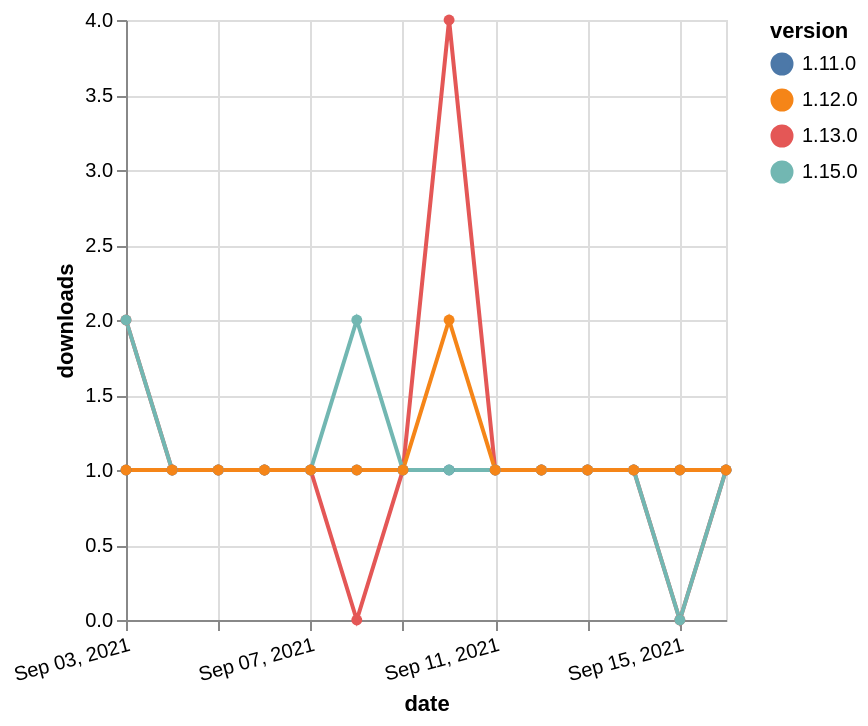

Vega-Lite specification for this chart:
### Vega-Lite specification from a JSON file in a GitHub repository (floating-point values rounded to 4 significant figures)
{"$schema": "https://vega.github.io/schema/vega-lite/v5.json", "description": "A simple bar chart with embedded data.", "data": {"values": [{"date": "2021-09-03", "total": 215, "delta": 1, "version": "1.11.0"}, {"date": "2021-09-04", "total": 216, "delta": 1, "version": "1.11.0"}, {"date": "2021-09-05", "total": 217, "delta": 1, "version": "1.11.0"}, {"date": "2021-09-06", "total": 218, "delta": 1, "version": "1.11.0"}, {"date": "2021-09-07", "total": 219, "delta": 1, "version": "1.11.0"}, {"date": "2021-09-08", "total": 220, "delta": 1, "version": "1.11.0"}, {"date": "2021-09-09", "total": 221, "delta": 1, "version": "1.11.0"}, {"date": "2021-09-10", "total": 222, "delta": 1, "version": "1.11.0"}, {"date": "2021-09-11", "total": 223, "delta": 1, "version": "1.11.0"}, {"date": "2021-09-12", "total": 224, "delta": 1, "version": "1.11.0"}, {"date": "2021-09-13", "total": 225, "delta": 1, "version": "1.11.0"}, {"date": "2021-09-14", "total": 226, "delta": 1, "version": "1.11.0"}, {"date": "2021-09-15", "total": 227, "delta": 1, "version": "1.11.0"}, {"date": "2021-09-16", "total": 228, "delta": 1, "version": "1.11.0"}, {"date": "2021-09-03", "total": 294, "delta": 2, "version": "1.13.0"}, {"date": "2021-09-04", "total": 295, "delta": 1, "version": "1.13.0"}, {"date": "2021-09-05", "total": 296, "delta": 1, "version": "1.13.0"}, {"date": "2021-09-06", "total": 297, "delta": 1, "version": "1.13.0"}, {"date": "2021-09-07", "total": 298, "delta": 1, "version": "1.13.0"}, {"date": "2021-09-08", "total": 298, "delta": 0, "version": "1.13.0"}, {"date": "2021-09-09", "total": 299, "delta": 1, "version": "1.13.0"}, {"date": "2021-09-10", "total": 303, "delta": 4, "version": "1.13.0"}, {"date": "2021-09-11", "total": 304, "delta": 1, "version": "1.13.0"}, {"date": "2021-09-12", "total": 305, "delta": 1, "version": "1.13.0"}, {"date": "2021-09-13", "total": 306, "delta": 1, "version": "1.13.0"}, {"date": "2021-09-14", "total": 307, "delta": 1, "version": "1.13.0"}, {"date": "2021-09-15", "total": 307, "delta": 0, "version": "1.13.0"}, {"date": "2021-09-16", "total": 308, "delta": 1, "version": "1.13.0"}, {"date": "2021-09-03", "total": 113, "delta": 2, "version": "1.15.0"}, {"date": "2021-09-04", "total": 114, "delta": 1, "version": "1.15.0"}, {"date": "2021-09-05", "total": 115, "delta": 1, "version": "1.15.0"}, {"date": "2021-09-06", "total": 116, "delta": 1, "version": "1.15.0"}, {"date": "2021-09-07", "total": 117, "delta": 1, "version": "1.15.0"}, {"date": "2021-09-08", "total": 119, "delta": 2, "version": "1.15.0"}, {"date": "2021-09-09", "total": 120, "delta": 1, "version": "1.15.0"}, {"date": "2021-09-10", "total": 121, "delta": 1, "version": "1.15.0"}, {"date": "2021-09-11", "total": 122, "delta": 1, "version": "1.15.0"}, {"date": "2021-09-12", "total": 123, "delta": 1, "version": "1.15.0"}, {"date": "2021-09-13", "total": 124, "delta": 1, "version": "1.15.0"}, {"date": "2021-09-14", "total": 125, "delta": 1, "version": "1.15.0"}, {"date": "2021-09-15", "total": 125, "delta": 0, "version": "1.15.0"}, {"date": "2021-09-16", "total": 126, "delta": 1, "version": "1.15.0"}, {"date": "2021-09-03", "total": 179, "delta": 1, "version": "1.12.0"}, {"date": "2021-09-04", "total": 180, "delta": 1, "version": "1.12.0"}, {"date": "2021-09-05", "total": 181, "delta": 1, "version": "1.12.0"}, {"date": "2021-09-06", "total": 182, "delta": 1, "version": "1.12.0"}, {"date": "2021-09-07", "total": 183, "delta": 1, "version": "1.12.0"}, {"date": "2021-09-08", "total": 184, "delta": 1, "version": "1.12.0"}, {"date": "2021-09-09", "total": 185, "delta": 1, "version": "1.12.0"}, {"date": "2021-09-10", "total": 187, "delta": 2, "version": "1.12.0"}, {"date": "2021-09-11", "total": 188, "delta": 1, "version": "1.12.0"}, {"date": "2021-09-12", "total": 189, "delta": 1, "version": "1.12.0"}, {"date": "2021-09-13", "total": 190, "delta": 1, "version": "1.12.0"}, {"date": "2021-09-14", "total": 191, "delta": 1, "version": "1.12.0"}, {"date": "2021-09-15", "total": 192, "delta": 1, "version": "1.12.0"}, {"date": "2021-09-16", "total": 193, "delta": 1, "version": "1.12.0"}]}, "width": "container", "mark": {"type": "line", "point": {"filled": true}}, "encoding": {"x": {"field": "date", "type": "temporal", "timeUnit": "yearmonthdate", "title": "date", "axis": {"labelAngle": -15}}, "y": {"field": "delta", "type": "quantitative", "title": "downloads"}, "color": {"field": "version", "type": "nominal"}, "tooltip": {"field": "delta"}}}
